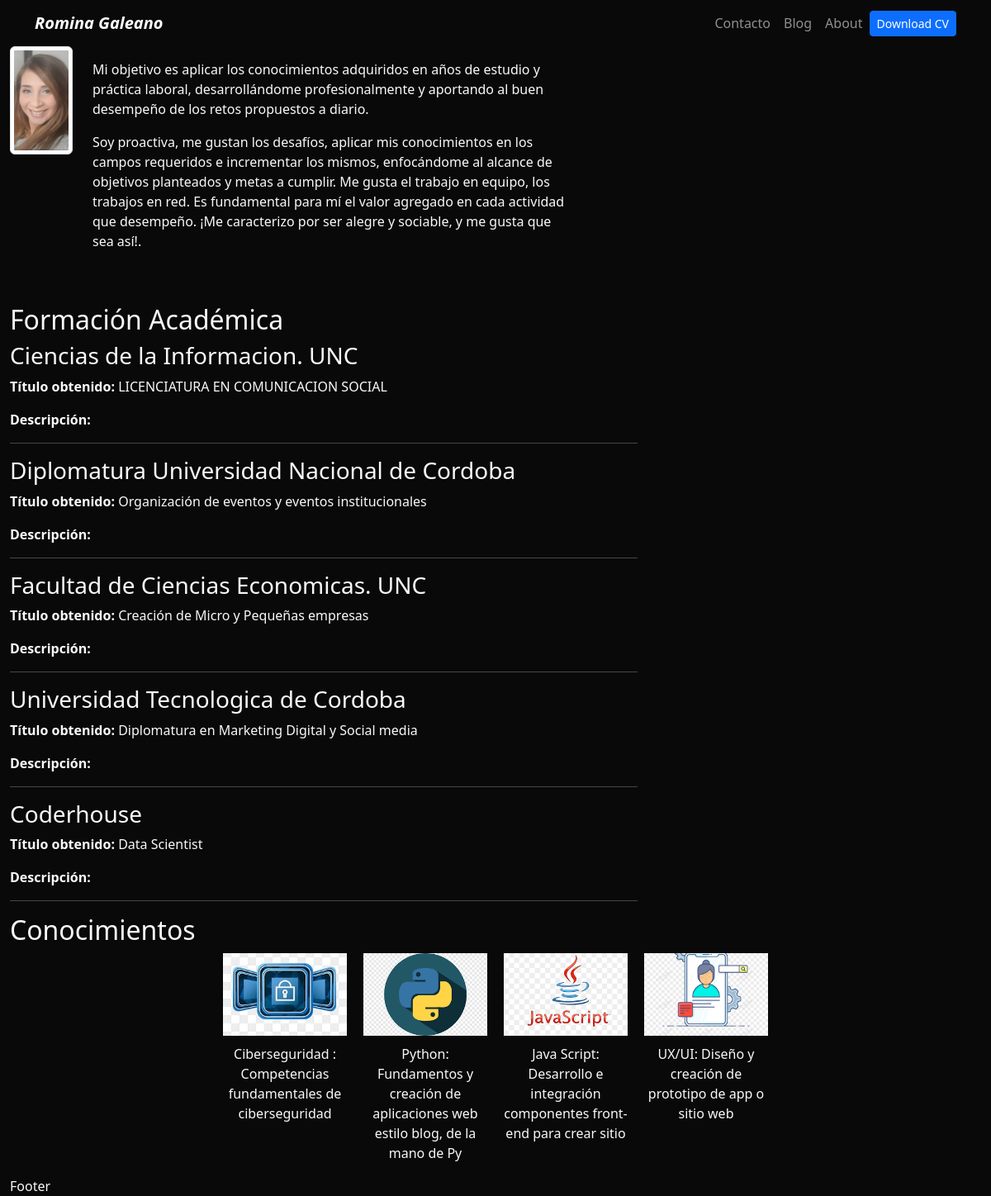
The app's page /about-me/ with its own data.
### about/models.py (models this page shows)
class Course(models.Model):
    title = models.CharField(max_length=150, verbose_name='Titulo')
    degree_title = models.CharField(max_length=300,verbose_name='Titulo obtenido')
    descripción = models.TextField(verbose_name='Descripción')
    created = models.DateTimeField(auto_now_add=True, verbose_name='Fecha Creación')
    updated = models.DateTimeField(auto_now_add=True, verbose_name='Fecha Modificación')

class Skill(models.Model):
    title = models.CharField(max_length=80, verbose_name='Titulo')
    image = models.ImageField(upload_to='skills', verbose_name='Imagen')
    created = models.DateTimeField(auto_now_add=True, verbose_name='Fecha Creación')
    updated = models.DateTimeField(auto_now_add=True, verbose_name='Fecha Modificación')

### about/views.py (the view)
# urls.py: path('about-me/', about_views.about, name='about-me'),
def about(request):
    courses=Course.objects.all()
    skills=Skill.objects.all()
    return render (request, 'about/about.html', {'courses':courses, 'skills':skills})

### about/templates/about/about.html (shortened to what this page needs)
{% extends 'layout.html' %}
{% load static %}
{% block content %}
<div class="row d-flex">
    <div class="col-1 offset-md-auto">
        <img class='img-fluid img-thumbnail img-circle img-perfil' src="{% static 'portfolio/perfil.png' %}" alt="">
    </div>
    <div class="col-6">
        <p class="texto-justificado">
            <p>Mi objetivo es aplicar los conocimientos adquiridos en años de estudio y práctica laboral, desarrollándome profesionalmente y aportando al buen desempeño de los retos propuestos a diario.</p>
            <p>Soy proactiva, me gustan los desafíos, aplicar mis conocimientos en los campos requeridos e incrementar los mismos, enfocándome al alcance de objetivos planteados y metas a cumplir.
                Me gusta el trabajo en equipo, los trabajos en red. Es fundamental para mí el valor agregado en cada actividad que desempeño. ¡Me caracterizo por ser alegre y sociable, y me gusta que sea así!.</p>
        </p>
    </div>
<div class="row d-flex pt-5">
    <div class="col-8">
        <h2 class="fm-bold">Formación Académica</h2>
        {% for course in courses %}
            <h3>{{ course.title }}</h3>
            <p><strong>Título obtenido:</strong> {{ course.degree_title }}</p>
            <p><strong>Descripción:</strong> {{ course.description }}</p>
            <hr>
        {% endfor %}
    </div>
</div>
<h2 class="fm-bold">Conocimientos</h2>
<section class="skills" id="skills">
    <div class="skills_container">
        {% for skill in skills %}
            <div class="card_skills">
                <img class="skill__logo" src="{{ skill.image.url }}" alt="{{ skill.title }}">
                <div class="skill_texto">
                    <p class="skill__title">{{ skill.title }}</p>
                </div>
            </div>
        {% endfor %}
    </div>
</section>
{% endblock %}

### portfolio/static/main.css (style rules this page uses)
body { background: #090909; }
.img-fluid { max-width: 100%; height: auto; }
.texto-justificado { text-align: justify; }
.skills_container { display: flex; flex-wrap: wrap; justify-content: center; gap: 20px; }
.card_skills { display: flex; flex-direction: column; align-items: center; width: 150px; overflow: hidden; }
.skill__logo { width: 100%; height: 100px; object-fit: cover; }
.skill_texto { text-align: center; margin-top: 10px; }

### records on screen
Course: title "Ciencias de la Informacion. UNC", degree_title "LICENCIATURA EN COMUNICACION SOCIAL"
Course: title "Diplomatura Universidad Nacional de Cordoba", degree_title "Organización de eventos y eventos institucionales"
Course: title "Facultad de Ciencias Economicas. UNC", degree_title "Creación de Micro y Pequeñas empresas"
Course: title "Universidad Tecnologica de Cordoba", degree_title "Diplomatura en Marketing Digital y Social media"
Course: title "Coderhouse", degree_title "Data Scientist"
Skill: image (picture), title "Ciberseguridad : Competencias fundamentales de ciberseguridad"
Skill: image (picture), title "Python: Fundamentos y creación de aplicaciones web estilo blog, de la mano de Py"
Skill: image (picture), title "Java Script: Desarrollo e integración componentes front-end para crear sitio"
Skill: image (picture), title "UX/UI: Diseño y creación de prototipo de app o sitio web"
